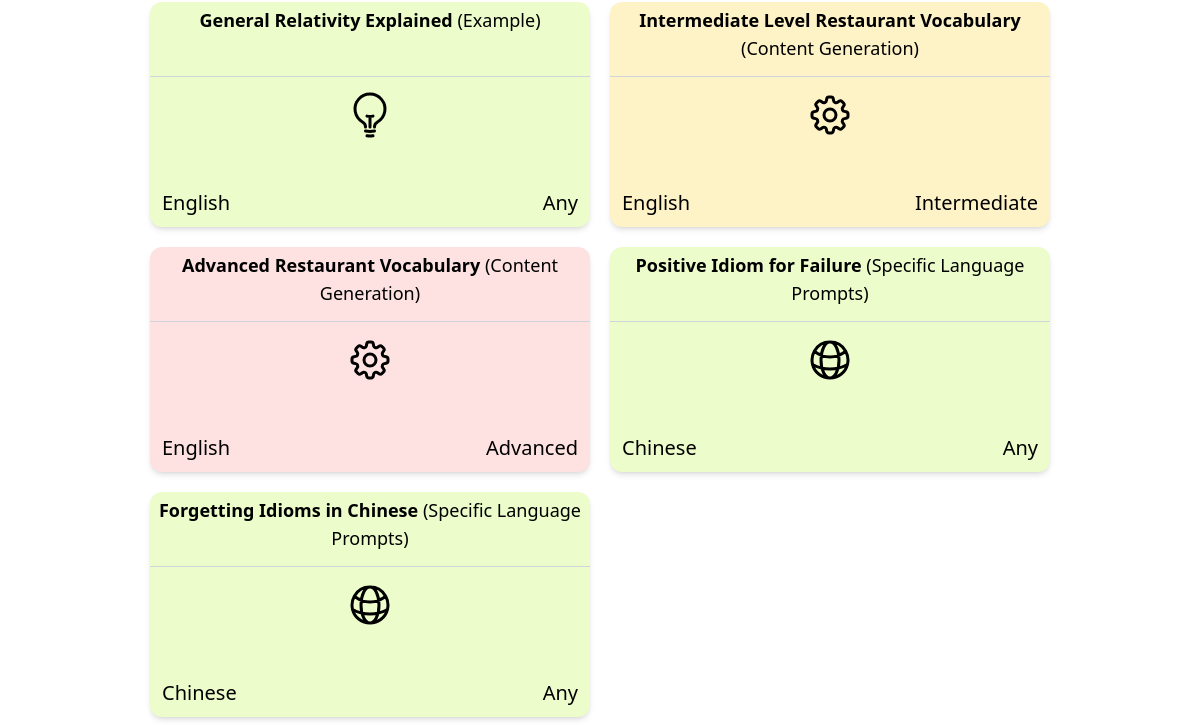
The page /browser/ (lower part) on the database as committed earlier.
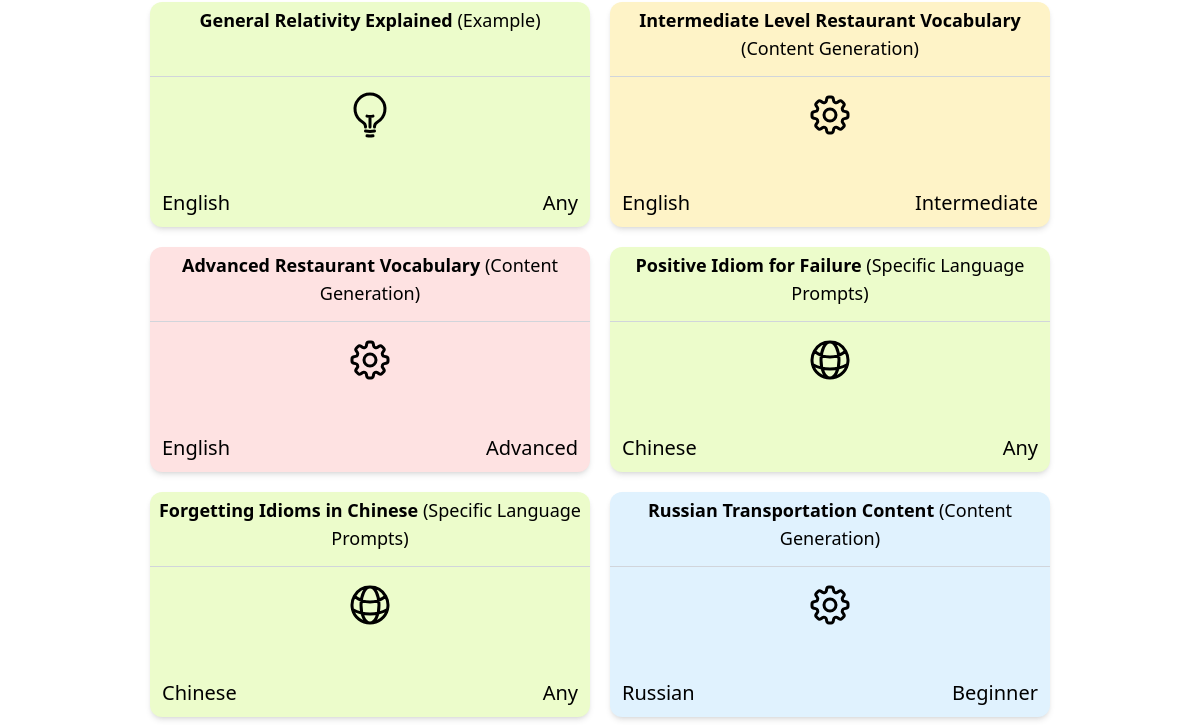
The same page on the database as committed later.
### prompt/models.py (models this page shows, shortened)
class Prompt(models.Model):
    category = models.ForeignKey(Category, on_delete=models.CASCADE)
    prompt_category = models.CharField(max_length=255, null=True)
    prompt_title = models.CharField(max_length=45, null=True)
    prompt_text = models.TextField(null=True)
    prompt_output = models.TextField(null=True)
    prompt_language = models.CharField(max_length=255, null=True)
    prompt_warning = models.BooleanField(default=False)
    prompt_level = models.CharField(max_length=255, null=True)

class Category(models.Model):
    category_name = models.CharField(max_length=255)
    category_information = models.TextField(null=True)
    category_svg = models.TextField(null=True)
    class Meta:
        verbose_name_plural = "Categories"
    def __str__(self):
        return self.category_name

### prompt/views.py (the view)
# urls.py: path('browser/', views.browser, name='browser'),
def browser(request):
    prompts = Prompt.objects.all()
    categories = Category.objects.all()
    return render(request, 'prompt/browser.html', {
        'prompts': prompts,
        'categories': categories,
    })

### prompt/templates/prompt/browser.html (shortened to what this page needs)
{% extends 'prompt/base.html' %}
{%block searchcontent %}
    <div id="promptsContainer" class="promptsDiv">
        {%include 'prompt/filtered_results.html' %}
    </div>
{%endblock%}

### prompt/templates/prompt/filtered_results.html
<div class="filteredResultsLargeDiv mt-6 w-3/4 gap-y-3 gap-x-5">
    {%for prompt in prompts %}
    <a href="{%url 'prompt:detail' prompt.id %}">
        <div class="mb-2">
            <div class="levelCard grid grid-rows-3 rounded-xl shadow-md">
                <div class="mt-1 row-span-1 border-b border-gray-300">
                    <div class="text-lg flex justify-center items-center place-items-center">
                        <center>
                            <b>{{prompt.prompt_title}}</b>
                        ({{prompt.category}})
                        </center>
                    </div>
                </div>
                <div class="row-span-2">
                    <div class="grid grid-rows-2 grid-cols-2">
                        <div class="flex justify-center items-center overflow-hidden col-span-2">
                            <span class="category">{{prompt.category.category_svg | safe}}</span>
                        </div>
                        <div class="flex flex-col-reverse text-xl m-3 row-span-1 col-span-1">
                            <span class="language">{{prompt.prompt_language}}</span>
                        </div>
                        <div class="mt-9 flex flex-col-reverse text-xl m-3 text-right row-span-1 col-span-1">
                            <span class="level levelSpanInsideCard">{{prompt.prompt_level}}</span>
                        </div>
                    </div>
                </div>
            </div>
        </div>
    </a>
    {%endfor%}
</div>
<br>
<br>

Rows that differ between the two databases and show on the page:
added Prompt: prompt_title "Russian Transportation Content", category "Content Generation", prompt_language "Russian", prompt_level "Beginner"
